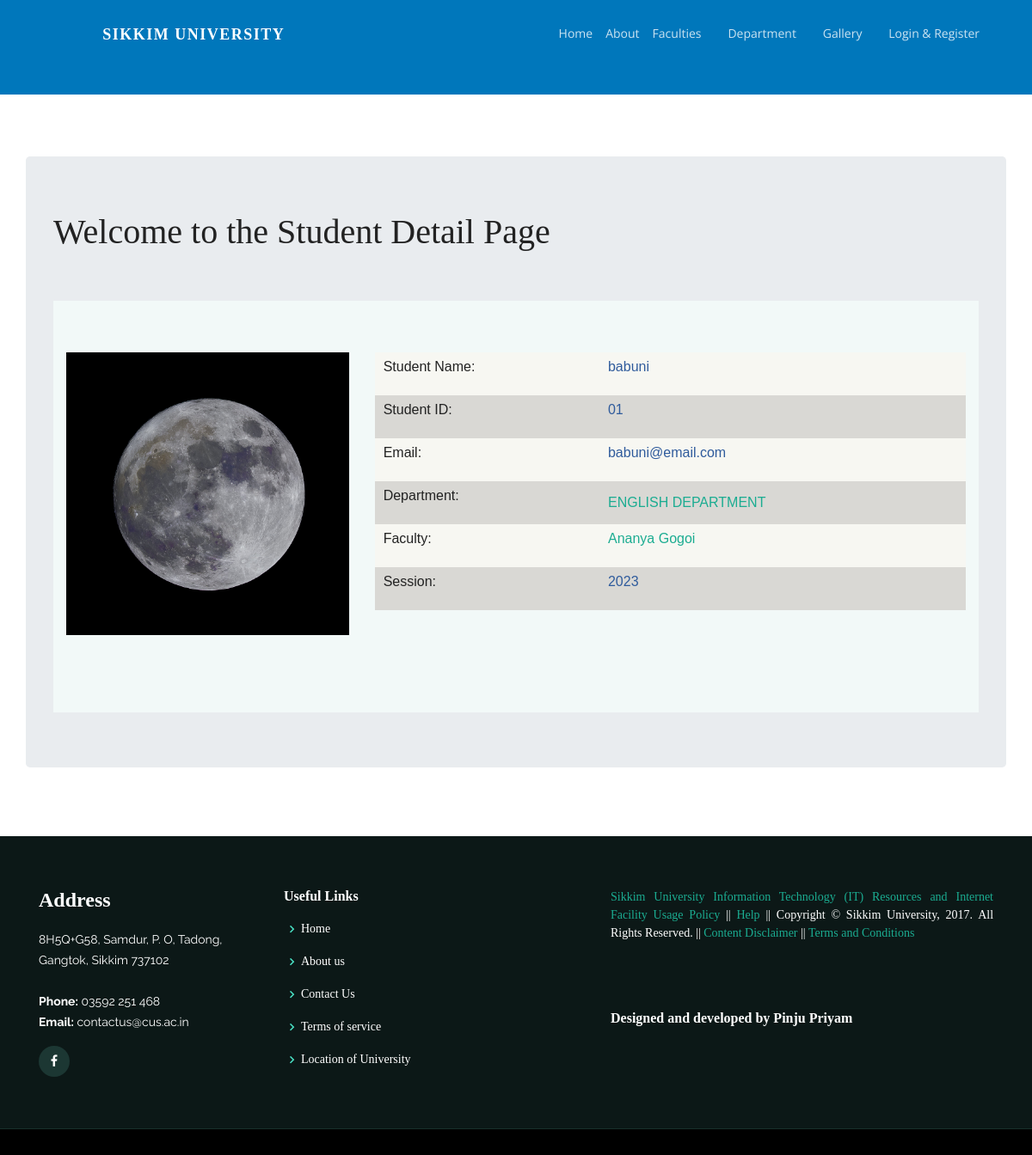
Screenshot of /students/english-department/babuni/profile/ with the database file from the repository.
### students/models.py (models this page shows, shortened)
class Student(models.Model):
    user = models.OneToOneField(User, on_delete=models.CASCADE)
    department = models.ForeignKey(Department, related_name="students", blank=False, on_delete=models.CASCADE)
    profile_pic = models.ImageField(upload_to='students/profile_pics', blank=True)
    student_ID = models.CharField(max_length=20, unique=True, blank=False)
    student_slug = models.SlugField(allow_unicode=True, unique=True)
    session = models.CharField(max_length=9, blank=False)
    class Meta:
        ordering = ["student_ID"]
        unique_together = ["user", "department"]

### departments/models.py (models this page shows, shortened)
class Department(models.Model):
    name = models.CharField(max_length=100, unique=True)
    chairman = models.CharField(max_length=45, unique=True)
    detail = models.TextField()
    detail_html = models.TextField(editable=False)
    department_slug = models.SlugField(allow_unicode=True, unique=True)
    acronyms = models.CharField(max_length=10)
    faculty = models.ForeignKey(Faculty, related_name="departments", on_delete=models.CASCADE)
    def __str__(self):
        return self.name.upper()
    class Meta:
        ordering = ["name"]

### faculties/models.py (models this page shows, shortened)
class Faculty(models.Model):
    id = models.AutoField(primary_key=True)
    name = models.CharField(max_length=128, unique=True)
    dean = models.CharField(max_length=45, unique=True, null=True)
    detail = models.TextField()
    detail_html = models.TextField(editable=False)
    faculty_slug = models.SlugField(allow_unicode=True, unique=True)
    def __str__(self):
        return self.name
    class Meta:
        ordering = ["name"]

### students/views.py (the view)
# urls.py: path('<department_slug>/<student_slug>/profile/', views.StudentDetailView.as_view(), name='student_detail'),
class StudentDetailView(SelectRelatedMixin, DetailView):
    select_related = ("user", "department")
    context_object_name = 'student_detail'
    model = Student
    template_name = 'students/student_detail.html'
    def get_object(self):
        return get_object_or_404(
            Student,
            student_slug=self.kwargs['student_slug']
        )

### students/templates/students/student_detail.html (shortened to what this page needs)
{% extends "students/student_base.html" %}
{% block content %}
{% load static %}
<div class="container jumbotron">
<h1>Welcome to the Student Detail Page</h1><br><br>
<section id="portfolio" class="portfolio section-bg">
<div class="container">
  <div class="row portfolio-container" data-aos="fade-up">
    <div class="col-lg-4 col-md-6 portfolio-item filter-faculty">
      <div class="portfolio-wrap">
            {% if student_detail.profile_pic %}
             <img class="img-fluid" src="{{ student_detail.profile_pic.url }}" alt="">
            {% else %}
              <img class="img-fluid"  src="/static/no_profile_pic.png" alt="">
            {% endif %}
      </div>
    </div>
    <div class="col-lg-8 col-md-6 portfolio-item filter-faculty">
      <table id="details_table_teacher">
        <tr>
          <td> <p>Student Name: </p> </td>
          <td><p><span style="color:#2f5b9c;">{{student_detail.user.username}}</span></p> </td>
        </tr>
        <tr>
          <td> <p>Student ID: </td>
          <td> <span style="color:#2f5b9c;">{{student_detail.student_ID}}</span></p> </td>
        </tr>
        <tr>
          <td> <p>Email: </td>
          {% if student_detail.user.email %}
            <td><p> <span style="color:#2f5b9c;"> {{student_detail.user.email}}</span></p></td>
          {% else %}
            <td><p> <span style="color:#2f5b9c;">Not given</span></p> </td>
          {% endif %}
        </tr>
        <tr>
          <td> <p>Department:  </td>
          <td><span style="color:#2f5b9c;"><a href="{% url 'departments:department_detail' faculty_slug=student_detail.department.faculty.faculty_slug department_slug=student_detail.department.department_slug %}">{{student_detail.department}} </a> </span> </td>
        </tr>
        <tr>
          <td><p>Faculty: </td>
          <td> <span style="color:#2f5b9c;"><a href="{% url 'faculties:faculty_detail' faculty_slug=student_detail.department.faculty.faculty_slug %}">{{student_detail.department.faculty}}</a> </span></p></td>
        </tr>
        <tr>
          <td><p>Session: </p> </td>
          <td><p> <span style="color:#2f5b9c;">{{student_detail.session}}</p> </td>
        </tr>
      </table>
      </div>
    </div>
  </div>
</div>
<br><br>
{% endblock %}

### static/assets/css/style.css (style rules this page uses)
#details_table_teacher { font-family: "Trebuchet MS", Arial, Helvetica, sans-serif; border-collapse: collapse; width: 100%; }
#details_table_teacher td { padding: 5px 5px 5px 10px; border: 0px solid #ddd; }
#details_table_teacher tr:nth-child(even) { background-color: #d9d8d4; }
#details_table_teacher tr:nth-child(odd) { background-color: #f7f7f2; }
body { font-family: Merriweather, Georgia, "times new roman", serif; color: #222; }
p { display: block; margin-block-start: 1em; margin-block-end: 1em; margin-inline-start: 0px; margin-inline-end: 0px; text-align: justify; margin-top: 0px; margin-bottom: 1rem; }
a { color: #1bac91; }
h1, h2, h3, h4, h5, h6 { font-family: Merriweather, Georgia, "times new roman", serif; }
section { padding: 60px 0; overflow: hidden; }
.section-bg { background-color: #f2f9f8; }
.portfolio .portfolio-item { margin-bottom: 30px; }
.portfolio .portfolio-wrap { transition: 0.3s; position: relative; overflow: hidden; z-index: 1; background: rgba(0, 0, 0, 0.6); }
.portfolio .portfolio-wrap::before { content: ""; background: rgba(0, 0, 0, 0.5); position: absolute; left: 30px; right: 30px; top: 30px; bottom: 30px; transition: all ease-in-out 0.3s; z-index: 2; opacity: 0; }

### rows the page displays
Student: profile_pic (picture), user.username "babuni", student_ID "01", user.email "babuni@email.com", department "ENGLISH DEPARTMENT", department.faculty "Ananya Gogoi", session "2023"
